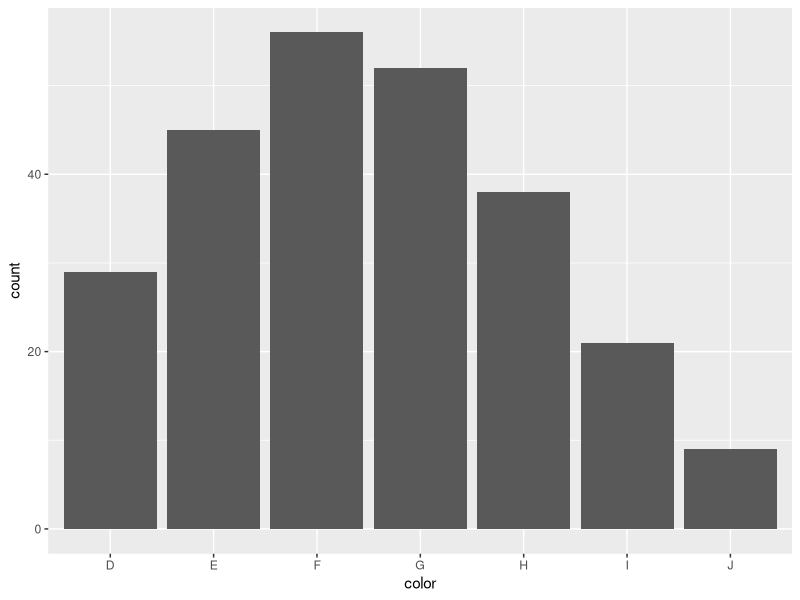
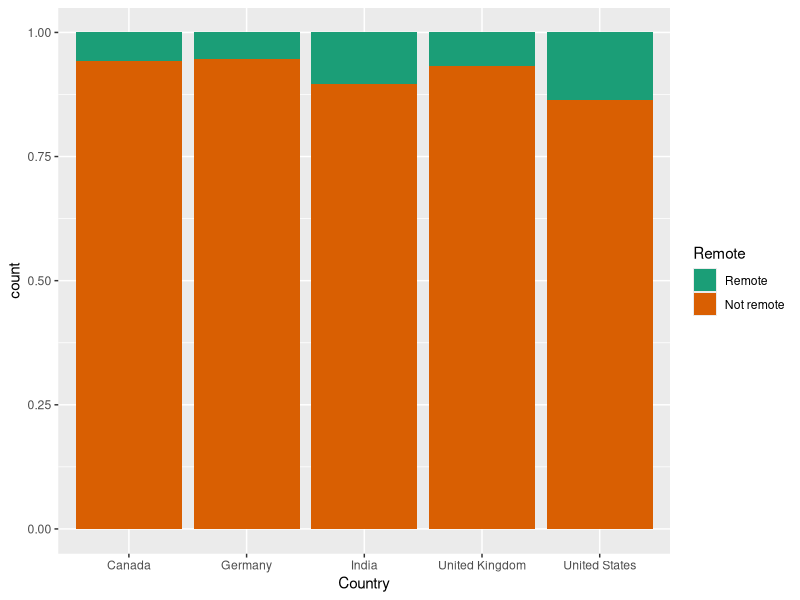

Write the R code that produced these figures, in order.
## ---- chunk 1
library(tidyverse)
library(modeldata)
## ---- chunk 2
set.seed(1234)

diamonds_sample <- diamonds %>% 
  slice_sample(n = 250)
## ---- chunk 3
ggplot(
  diamonds_sample,
  aes(x = color)
) +
  geom_bar()
## ---- chunk 4
obs <- table(diamonds_sample$color)
## ---- chunk 5
chisq.test(obs, 
           p = rep(1/7, 7)) # repeats 1/7, 7 times
## ---- chunk 6
chisq.test(obs) # same as above
## ---- chunk 7
glimpse(stackoverflow)
## ---- chunk 8
table(stackoverflow$Remote, 
      stackoverflow$Country) # a numerical summary
## ---- chunk 9
ggplot(
  stackoverflow,
  aes(x = Country, fill = Remote)
) +
  geom_bar(position = "fill") +
  scale_fill_brewer(palette = "Dark2")
## ---- chunk 10
s_table <- table(stackoverflow$Remote, 
                 stackoverflow$Country)
